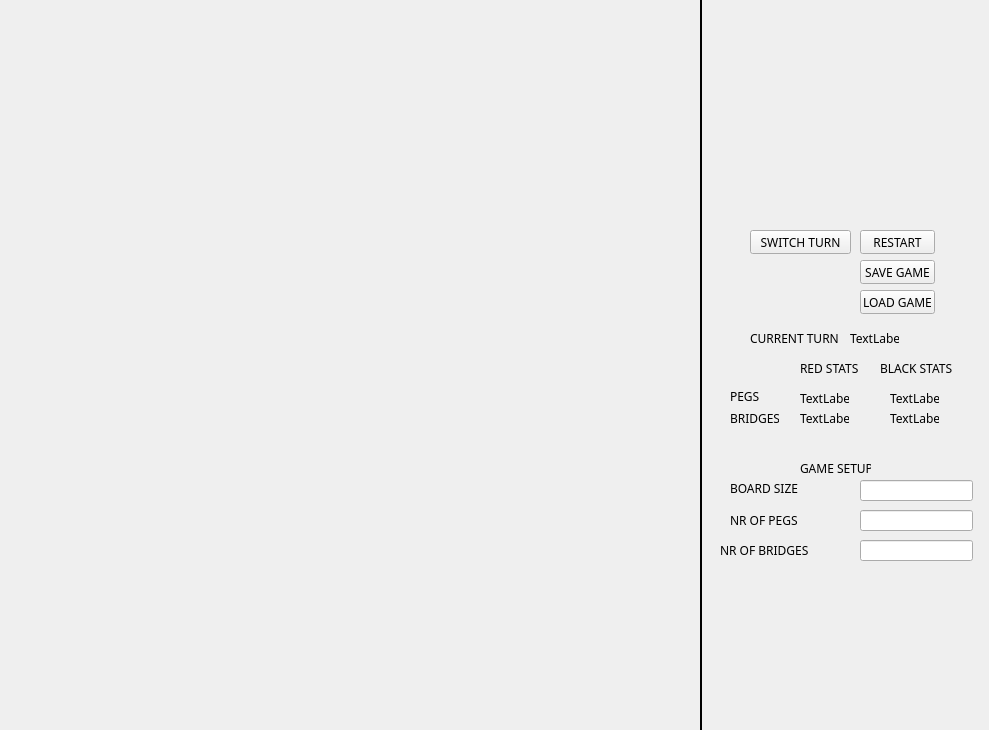
<?xml version="1.0" encoding="UTF-8"?>
<ui version="4.0">
 <class>TwixtUIClass</class>
 <widget class="QMainWindow" name="TwixtUIClass">
  <property name="geometry">
   <rect>
    <x>0</x>
    <y>0</y>
    <width>989</width>
    <height>730</height>
   </rect>
  </property>
  <property name="windowTitle">
   <string>TwixtUI</string>
  </property>
  <property name="windowIcon">
   <iconset>
    <normaloff>twixtWindowIcon.png</normaloff>twixtWindowIcon.png</iconset>
  </property>
  <widget class="QWidget" name="centralWidget">
   <widget class="QPushButton" name="pushButton">
    <property name="geometry">
     <rect>
      <x>750</x>
      <y>230</y>
      <width>101</width>
      <height>24</height>
     </rect>
    </property>
    <property name="font">
     <font>
      <family>Bahnschrift</family>
     </font>
    </property>
    <property name="text">
     <string>SWITCH TURN</string>
    </property>
   </widget>
   <widget class="QLabel" name="label">
    <property name="geometry">
     <rect>
      <x>800</x>
      <y>360</y>
      <width>61</width>
      <height>16</height>
     </rect>
    </property>
    <property name="minimumSize">
     <size>
      <width>61</width>
      <height>16</height>
     </size>
    </property>
    <property name="font">
     <font>
      <family>Bahnschrift</family>
     </font>
    </property>
    <property name="text">
     <string>RED STATS</string>
    </property>
   </widget>
   <widget class="QLabel" name="label_2">
    <property name="geometry">
     <rect>
      <x>880</x>
      <y>360</y>
      <width>81</width>
      <height>16</height>
     </rect>
    </property>
    <property name="minimumSize">
     <size>
      <width>71</width>
      <height>16</height>
     </size>
    </property>
    <property name="font">
     <font>
      <family>Bahnschrift</family>
     </font>
    </property>
    <property name="text">
     <string>BLACK STATS</string>
    </property>
   </widget>
   <widget class="QLabel" name="label_3">
    <property name="geometry">
     <rect>
      <x>730</x>
      <y>386</y>
      <width>49</width>
      <height>20</height>
     </rect>
    </property>
    <property name="font">
     <font>
      <family>Bahnschrift</family>
     </font>
    </property>
    <property name="text">
     <string>PEGS</string>
    </property>
   </widget>
   <widget class="QLabel" name="label_4">
    <property name="geometry">
     <rect>
      <x>730</x>
      <y>410</y>
      <width>49</width>
      <height>16</height>
     </rect>
    </property>
    <property name="font">
     <font>
      <family>Bahnschrift</family>
     </font>
    </property>
    <property name="text">
     <string>BRIDGES</string>
    </property>
   </widget>
   <widget class="QLabel" name="label_5">
    <property name="geometry">
     <rect>
      <x>800</x>
      <y>390</y>
      <width>49</width>
      <height>16</height>
     </rect>
    </property>
    <property name="font">
     <font>
      <family>Bahnschrift</family>
     </font>
    </property>
    <property name="text">
     <string>TextLabel</string>
    </property>
   </widget>
   <widget class="QLabel" name="label_6">
    <property name="geometry">
     <rect>
      <x>800</x>
      <y>410</y>
      <width>49</width>
      <height>16</height>
     </rect>
    </property>
    <property name="font">
     <font>
      <family>Bahnschrift</family>
     </font>
    </property>
    <property name="text">
     <string>TextLabel</string>
    </property>
   </widget>
   <widget class="QLabel" name="label_7">
    <property name="geometry">
     <rect>
      <x>890</x>
      <y>390</y>
      <width>49</width>
      <height>16</height>
     </rect>
    </property>
    <property name="font">
     <font>
      <family>Bahnschrift</family>
     </font>
    </property>
    <property name="text">
     <string>TextLabel</string>
    </property>
   </widget>
   <widget class="QLabel" name="label_8">
    <property name="geometry">
     <rect>
      <x>890</x>
      <y>410</y>
      <width>49</width>
      <height>16</height>
     </rect>
    </property>
    <property name="font">
     <font>
      <family>Bahnschrift</family>
     </font>
    </property>
    <property name="text">
     <string>TextLabel</string>
    </property>
   </widget>
   <widget class="QLabel" name="label_9">
    <property name="geometry">
     <rect>
      <x>700</x>
      <y>30</y>
      <width>281</width>
      <height>181</height>
     </rect>
    </property>
    <property name="text">
     <string/>
    </property>
    <property name="pixmap">
     <pixmap resource="TwixtUI.qrc">:/TwixtUI/twixtLogoC--.png</pixmap>
    </property>
    <property name="scaledContents">
     <bool>true</bool>
    </property>
   </widget>
   <widget class="QPushButton" name="pushButton_2">
    <property name="geometry">
     <rect>
      <x>860</x>
      <y>230</y>
      <width>75</width>
      <height>24</height>
     </rect>
    </property>
    <property name="font">
     <font>
      <family>Bahnschrift</family>
     </font>
    </property>
    <property name="text">
     <string>RESTART</string>
    </property>
   </widget>
   <widget class="QPushButton" name="pushButton_3">
    <property name="geometry">
     <rect>
      <x>860</x>
      <y>260</y>
      <width>75</width>
      <height>24</height>
     </rect>
    </property>
    <property name="font">
     <font>
      <family>Bahnschrift</family>
     </font>
    </property>
    <property name="text">
     <string>SAVE GAME</string>
    </property>
   </widget>
   <widget class="QPushButton" name="pushButton_4">
    <property name="geometry">
     <rect>
      <x>860</x>
      <y>290</y>
      <width>75</width>
      <height>24</height>
     </rect>
    </property>
    <property name="font">
     <font>
      <family>Bahnschrift</family>
     </font>
    </property>
    <property name="text">
     <string>LOAD GAME</string>
    </property>
   </widget>
   <widget class="Line" name="line">
    <property name="geometry">
     <rect>
      <x>700</x>
      <y>-10</y>
      <width>2</width>
      <height>861</height>
     </rect>
    </property>
    <property name="styleSheet">
     <string notr="true"> border: 2px solid black;
</string>
    </property>
    <property name="orientation">
     <enum>Qt::Vertical</enum>
    </property>
   </widget>
   <widget class="QLabel" name="label_10">
    <property name="geometry">
     <rect>
      <x>750</x>
      <y>330</y>
      <width>91</width>
      <height>16</height>
     </rect>
    </property>
    <property name="font">
     <font>
      <family>Bahnschrift</family>
     </font>
    </property>
    <property name="text">
     <string>CURRENT TURN</string>
    </property>
   </widget>
   <widget class="QLabel" name="label_11">
    <property name="geometry">
     <rect>
      <x>850</x>
      <y>330</y>
      <width>49</width>
      <height>16</height>
     </rect>
    </property>
    <property name="font">
     <font>
      <family>Bahnschrift</family>
     </font>
    </property>
    <property name="text">
     <string>TextLabel</string>
    </property>
   </widget>
   <widget class="QLabel" name="label_12">
    <property name="geometry">
     <rect>
      <x>800</x>
      <y>460</y>
      <width>71</width>
      <height>16</height>
     </rect>
    </property>
    <property name="font">
     <font>
      <family>Bahnschrift</family>
     </font>
    </property>
    <property name="text">
     <string>GAME SETUP</string>
    </property>
   </widget>
   <widget class="QLabel" name="label_13">
    <property name="geometry">
     <rect>
      <x>730</x>
      <y>480</y>
      <width>71</width>
      <height>16</height>
     </rect>
    </property>
    <property name="font">
     <font>
      <family>Bahnschrift</family>
     </font>
    </property>
    <property name="text">
     <string>BOARD SIZE</string>
    </property>
   </widget>
   <widget class="QLabel" name="label_14">
    <property name="geometry">
     <rect>
      <x>730</x>
      <y>510</y>
      <width>71</width>
      <height>20</height>
     </rect>
    </property>
    <property name="font">
     <font>
      <family>Bahnschrift</family>
     </font>
    </property>
    <property name="text">
     <string>NR OF PEGS</string>
    </property>
   </widget>
   <widget class="QLabel" name="label_15">
    <property name="geometry">
     <rect>
      <x>720</x>
      <y>540</y>
      <width>91</width>
      <height>20</height>
     </rect>
    </property>
    <property name="font">
     <font>
      <family>Bahnschrift</family>
     </font>
    </property>
    <property name="text">
     <string>NR OF BRIDGES</string>
    </property>
   </widget>
   <widget class="QLineEdit" name="lineEdit">
    <property name="geometry">
     <rect>
      <x>860</x>
      <y>480</y>
      <width>113</width>
      <height>21</height>
     </rect>
    </property>
   </widget>
   <widget class="QLineEdit" name="lineEdit_2">
    <property name="geometry">
     <rect>
      <x>860</x>
      <y>510</y>
      <width>113</width>
      <height>21</height>
     </rect>
    </property>
   </widget>
   <widget class="QLineEdit" name="lineEdit_3">
    <property name="geometry">
     <rect>
      <x>860</x>
      <y>540</y>
      <width>113</width>
      <height>21</height>
     </rect>
    </property>
   </widget>
  </widget>
 </widget>
 <layoutdefault spacing="6" margin="11"/>
 <resources>
  <include location="TwixtUI.qrc"/>
  <include location="logo.qrc"/>
 </resources>
 <connections/>
</ui>
